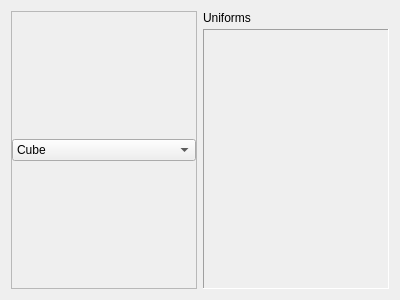
<?xml version="1.0" encoding="UTF-8"?>
<ui version="4.0">
 <class>ShaderViewer</class>
 <widget class="QWidget" name="ShaderViewer">
  <property name="geometry">
   <rect>
    <x>0</x>
    <y>0</y>
    <width>400</width>
    <height>300</height>
   </rect>
  </property>
  <property name="windowTitle">
   <string>Form</string>
  </property>
  <layout class="QHBoxLayout" name="horizontalLayout">
   <item>
    <widget class="QFrame" name="glFrame">
     <property name="sizePolicy">
      <sizepolicy hsizetype="Expanding" vsizetype="Preferred">
       <horstretch>0</horstretch>
       <verstretch>0</verstretch>
      </sizepolicy>
     </property>
     <property name="frameShape">
      <enum>QFrame::StyledPanel</enum>
     </property>
     <property name="frameShadow">
      <enum>QFrame::Raised</enum>
     </property>
     <layout class="QVBoxLayout">
      <property name="spacing">
       <number>0</number>
      </property>
      <property name="leftMargin">
       <number>0</number>
      </property>
      <property name="topMargin">
       <number>0</number>
      </property>
      <property name="rightMargin">
       <number>0</number>
      </property>
      <property name="bottomMargin">
       <number>0</number>
      </property>
      <item>
       <widget class="QFrame" name="glModelSelectorFrame">
        <property name="sizePolicy">
         <sizepolicy hsizetype="Preferred" vsizetype="Fixed">
          <horstretch>0</horstretch>
          <verstretch>0</verstretch>
         </sizepolicy>
        </property>
        <property name="minimumSize">
         <size>
          <width>0</width>
          <height>24</height>
         </size>
        </property>
        <layout class="QHBoxLayout" name="horizontalLayout_2">
         <property name="leftMargin">
          <number>0</number>
         </property>
         <property name="topMargin">
          <number>0</number>
         </property>
         <property name="rightMargin">
          <number>0</number>
         </property>
         <property name="bottomMargin">
          <number>0</number>
         </property>
         <item>
          <widget class="QComboBox" name="glModelSelector">
           <item>
            <property name="text">
             <string>Cube</string>
            </property>
           </item>
           <item>
            <property name="text">
             <string>Icosahedron</string>
            </property>
           </item>
           <item>
            <property name="text">
             <string>Sphere</string>
            </property>
           </item>
           <item>
            <property name="text">
             <string>Plane</string>
            </property>
           </item>
          </widget>
         </item>
        </layout>
       </widget>
      </item>
     </layout>
    </widget>
   </item>
   <item>
    <widget class="QFrame" name="frame">
     <layout class="QVBoxLayout" name="verticalLayout">
      <property name="spacing">
       <number>4</number>
      </property>
      <property name="leftMargin">
       <number>0</number>
      </property>
      <property name="topMargin">
       <number>0</number>
      </property>
      <property name="rightMargin">
       <number>0</number>
      </property>
      <property name="bottomMargin">
       <number>0</number>
      </property>
      <item>
       <widget class="QLabel" name="uniformsLabel">
        <property name="text">
         <string>Uniforms</string>
        </property>
       </widget>
      </item>
      <item>
       <widget class="QScrollArea" name="uniformScrollArea">
        <property name="frameShape">
         <enum>QFrame::Panel</enum>
        </property>
        <property name="widgetResizable">
         <bool>true</bool>
        </property>
        <widget class="QWidget" name="uniformWidget">
         <property name="geometry">
          <rect>
           <x>0</x>
           <y>0</y>
           <width>186</width>
           <height>263</height>
          </rect>
         </property>
         <layout class="QVBoxLayout" name="verticalLayout_2"/>
        </widget>
       </widget>
      </item>
     </layout>
    </widget>
   </item>
  </layout>
 </widget>
 <resources/>
 <connections/>
</ui>
